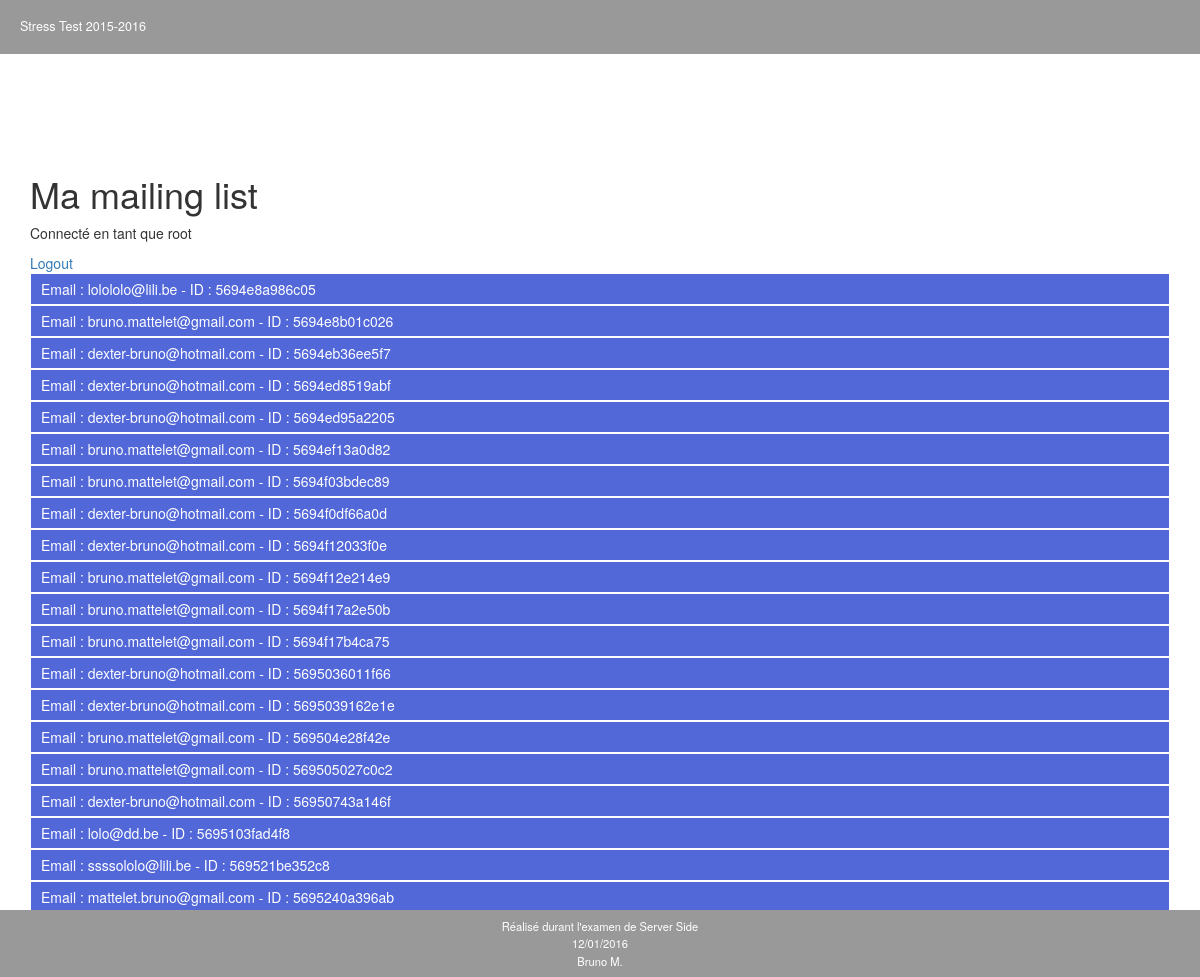
Screenshot of /mailing-list.php (signed in) with the database file from the repository.
### tables this page shows
CREATE TABLE IF NOT EXISTS `email` (
`id` int(11) NOT NULL,
  `email` varchar(255) DEFAULT NULL,
  `heure` datetime DEFAULT NULL,
  `personal_id` varchar(255) NOT NULL,
  `valid` tinyint(1) NOT NULL
);

### mailing-list.php (the view, shortened to what this page needs)
<link rel="stylesheet" href="assets/css/main-style.css">
<link rel="stylesheet" href="https://maxcdn.bootstrapcdn.com/bootstrap/3.3.6/css/bootstrap.min.css">
<?php
	require "db_connect.php";
?>
<?php include "main-header.php" ?>
<div class='container'>
<div>
	<h1> Ma mailing list </h1>
	<?php echo '<p> Connecté en tant que ' . $_SESSION['pseudo'] .'</p>'; ?>
	<a style="display='inline-block';" id='logout' href="mailing-index.php"> Logout </a>
</div>
<main>
	<div>
		<?php
		$sql = 'SELECT * FROM email';
			$preparedStatement = $connexion->prepare($sql);
			$preparedStatement->execute();
			$result = $preparedStatement->fetchAll();
		foreach ($result as $row) {
			echo "<p class='list'> Email : ". $row['email'] . " - ID : " . $row['personal_id'] . "</p>";
		}
		?>
	</div>
</main>
</div>
<?php include "main-footer.php" ?>

### assets/css/main-style.css (style rules this page uses)
.list { padding: 5px 10px; background-color: #5268d9; margin: 0; border: 1px solid #FFF; color: #FFF; }

### rows the page displays
email: email "lolololo@lili.be", personal "5694e8a986c05"
email: email "bruno.mattelet@gmail.com", personal "5694e8b01c026"
email: email "dexter-bruno@hotmail.com", personal "5694eb36ee5f7"
email: email "dexter-bruno@hotmail.com", personal "5694ed8519abf"
email: email "dexter-bruno@hotmail.com", personal "5694ed95a2205"
email: email "bruno.mattelet@gmail.com", personal "5694ef13a0d82"
email: email "bruno.mattelet@gmail.com", personal "5694f03bdec89"
email: email "dexter-bruno@hotmail.com", personal "5694f0df66a0d"
email: email "dexter-bruno@hotmail.com", personal "5694f12033f0e"
email: email "bruno.mattelet@gmail.com", personal "5694f12e214e9"
email: email "bruno.mattelet@gmail.com", personal "5694f17a2e50b"
email: email "bruno.mattelet@gmail.com", personal "5694f17b4ca75"
email: email "dexter-bruno@hotmail.com", personal "5695036011f66"
email: email "dexter-bruno@hotmail.com", personal "5695039162e1e"
email: email "bruno.mattelet@gmail.com", personal "569504e28f42e"
email: email "bruno.mattelet@gmail.com", personal "569505027c0c2"
email: email "dexter-bruno@hotmail.com", personal "56950743a146f"
email: email "lolo@dd.be", personal "5695103fad4f8"
email: email "ssssololo@lili.be", personal "569521be352c8"
email: email "mattelet.bruno@gmail.com", personal "5695240a396ab"

### other values shown
$_SESSION['pseudo'] "root"
